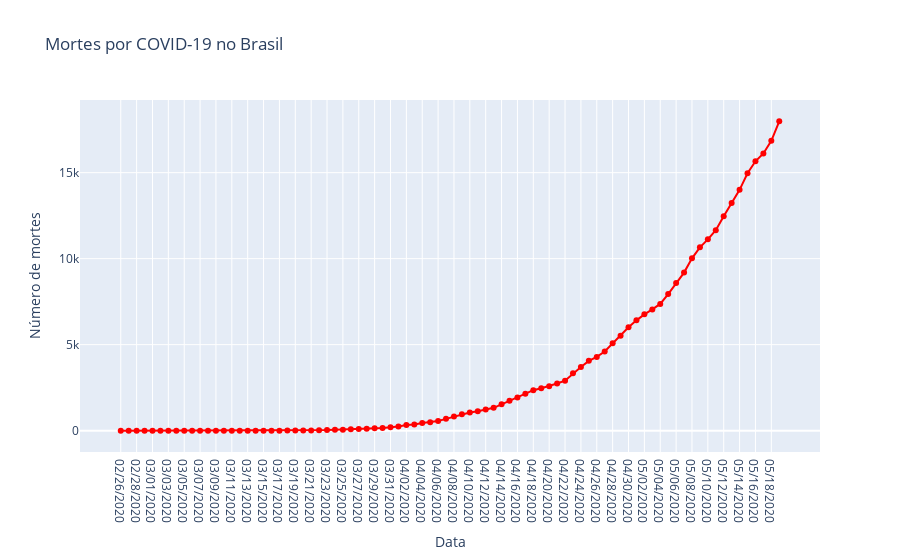

Here is the notebook cell this chart was saved with:
### Markdown cell above
## Mortes

### Code cell
fig = go.Figure()

fig.add_trace(
    go.Scatter(x=brasil.observationdate, y=brasil.deaths, name='Mortes', mode='lines+markers',
              line=dict(color='red'))
)
#Edita o layout
fig.update_layout(title='Mortes por COVID-19 no Brasil',
                   xaxis_title='Data',
                   yaxis_title='Número de mortes')
fig.show()

### Figure 1 — Plotly figure (JSON) as saved in the notebook; plotly's stock layout.template omitted (floating-point values rounded to 4 significant figures)
{"data": [{"line": {"color": "red"}, "mode": "lines+markers", "name": "Mortes", "type": "scatter", "x": ["02/26/2020", "02/27/2020", "02/28/2020", "02/29/2020", "03/01/2020", "03/02/2020", "03/03/2020", "03/04/2020", "03/05/2020", "03/06/2020", "03/07/2020", "03/08/2020", "03/09/2020", "03/10/2020", "03/11/2020", "03/12/2020", "03/13/2020", "03/14/2020", "03/15/2020", "03/16/2020", "03/17/2020", "03/18/2020", "03/19/2020", "03/20/2020", "03/21/2020", "03/22/2020", "03/23/2020", "03/24/2020", "03/25/2020", "03/26/2020", "03/27/2020", "03/28/2020", "03/29/2020", "03/30/2020", "03/31/2020", "04/01/2020", "04/02/2020", "04/03/2020", "04/04/2020", "04/05/2020", "04/06/2020", "04/07/2020", "04/08/2020", "04/09/2020", "04/10/2020", "04/11/2020", "04/12/2020", "04/13/2020", "04/14/2020", "04/15/2020", "04/16/2020", "04/17/2020", "04/18/2020", "04/19/2020", "04/20/2020", "04/21/2020", "04/22/2020", "04/23/2020", "04/24/2020", "04/25/2020", "04/26/2020", "04/27/2020", "04/28/2020", "04/29/2020", "04/30/2020", "05/01/2020", "05/02/2020", "05/03/2020", "05/04/2020", "05/05/2020", "05/06/2020", "05/07/2020", "05/08/2020", "05/09/2020", "05/10/2020", "05/11/2020", "05/12/2020", "05/13/2020", "05/14/2020", "05/15/2020", "05/16/2020", "05/17/2020", "05/18/2020", "05/19/2020"], "y": [0, 0, 0, 0, 0, 0, 0, 0, 0, 0, 0, 0, 0, 0, 0, 0, 0, 0, 0, 0, 1, 3, 6, 11, 15, 25, 34, 46, 59, 77, 92, 111, 136, 159, 201, 240, 324, 359, 445, 486, 564, 686, 819, 950, 1057, 1124, 1223, 1328, 1532, 1736, 1924, 2141, 2354, 2462, 2587, 2741, 2906, 3331, 3704, 4057, 4286, 4603, 5083, 5513, 6006, 6412, 6761, 7051, 7367, 7938, 8588, 9190, 10017, 10656, 11123, 11653, 12461, 13240, 13999, 14962, 15662, 16118, 16853, 17983]}], "layout": {"title": {"text": "Mortes por COVID-19 no Brasil"}, "xaxis": {"title": {"text": "Data"}}, "yaxis": {"title": {"text": "Número de mortes"}}}}
